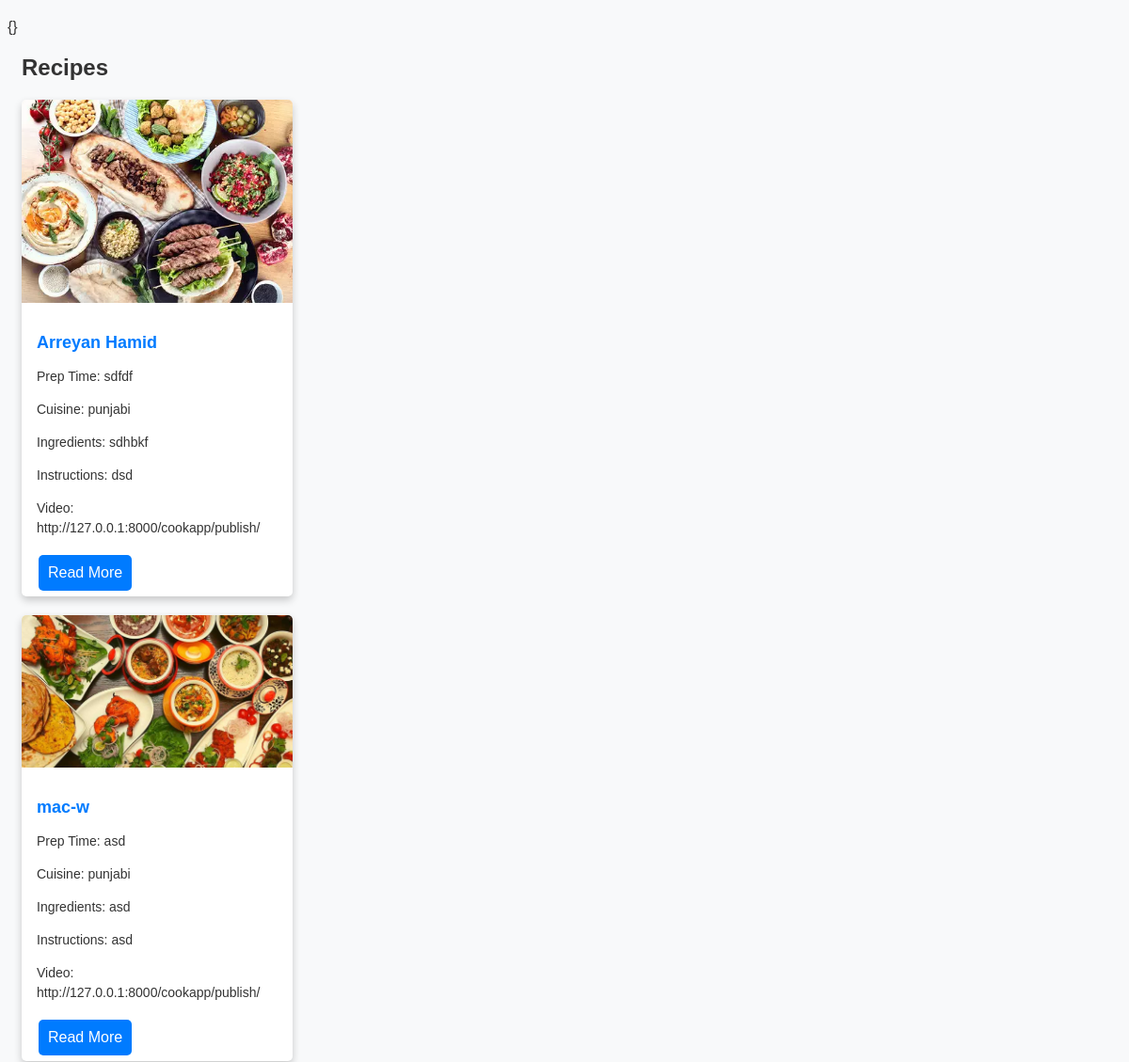
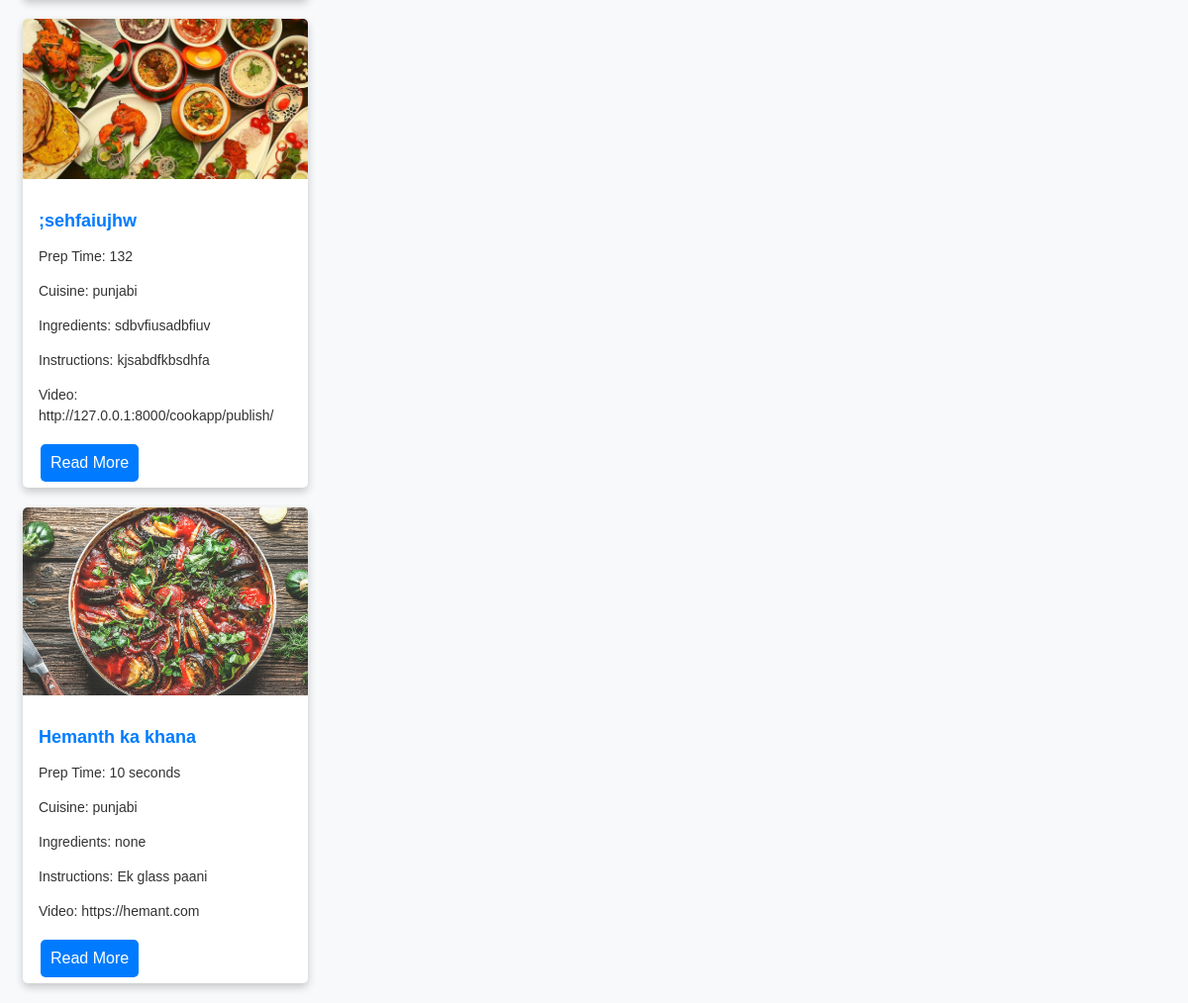
/cookapp/read/, run on the app's committed database (2 pictures, top to bottom).
### cookapp/models.py (models this page shows, shortened)
class Recipe(models.Model):
    name = models.CharField(max_length=255)
    video_link = models.URLField(blank=True, null=True)
    method = models.TextField()
    prep_time = models.CharField(max_length=100)
    ingredients = models.TextField()
    image = models.ImageField(upload_to='recipes/')
    cuisine = models.ForeignKey(Cuisine, on_delete=models.CASCADE)

class Cuisine(models.Model):
    name = models.CharField(max_length=100)

### cookapp/views.py (the view)
# urls.py: path('read/', views.read_recipes, name='read_recipes'),
def read_recipes(request):
    recipes = Recipe.objects.all()  # Fetch all recipes from the database
    return render(request, 'read_recipes.html', {'recipes': recipes})

### cookapp/templates/read_recipes.html (shortened to what this page needs)
{% load static %}
{% block content %}
<link rel="stylesheet" href="{% static 'css/read_recipes.css' %}">
<div class="container">
    <h2>Recipes</h2>
    <div class="row">
        {% for recipe in recipes %}
        <div class="col-md-4">
            <div class="card" style="width: 18rem;">
                {% if recipe.image %}
                <img src="{{ recipe.image.url }}" class="card-img-top" alt="{{ recipe.name }}">
                {% endif %}
                <div class="card-body">
                    <h5 class="card-title">{{ recipe.name }}</h5>
                    <p class="card-text">Prep Time: {{ recipe.prep_time }}</p>
                    <p class="card-text">Cuisine: {{ recipe.cuisine.name }}</p>
                    <p class="card-text">Ingredients: {{ recipe.ingredients }}</p>
                    <p class="card-text">Instructions: {{ recipe.method }}</p>
                    <p class="card-text">Video: {{ recipe.video_link }}</p>
                    <a href="#" class="btn btn-primary">Read More</a>
                </div>
            </div>
        </div>
        {% endfor %}
    </div>
</div>
{% endblock %}

### cookapp/static/css/read_recipes.css (style rules this page uses)
.container { max-width: 1200px; margin: auto; padding: 0 15px; }
.card { box-shadow: 0 4px 8px 0 rgba(0,0,0,0.2); transition: 0.3s; border-radius: 5px; margin-bottom: 20px; background-color: #fff; }
.card img { border-radius: 5px 5px 0 0; max-width: 100%; height: auto; }
.card-body { padding: 2px 16px; }
.card-title { font-size: 18px; margin-bottom: 15px; color: #007bff; }
.card-text { font-size: 14px; line-height: 1.5; }
.btn-primary { background-color: #007bff; border: none; padding: 10px; color: white; text-align: center; text-decoration: none; display: inline-block; font-size: 16px; margin: 4px 2px; transition: all 0.5s; cursor: pointer; border-radius: 5px; }

### data on the page
Recipe: image (picture), name "Arreyan Hamid", prep_time "sdfdf", cuisine.name "punjabi", ingredients "sdhbkf", method "dsd", video_link "http://127.0.0.1:8000/cookapp/publish/"
Recipe: image (picture), name "mac-w", prep_time "asd", cuisine.name "punjabi", ingredients "asd", method "asd", video_link "http://127.0.0.1:8000/cookapp/publish/"
Recipe: image (picture), name ";sehfaiujhw", prep_time "132", cuisine.name "punjabi", ingredients "sdbvfiusadbfiuv", method "kjsabdfkbsdhfa", video_link "http://127.0.0.1:8000/cookapp/publish/"
Recipe: image (picture), name "Hemanth ka khana", prep_time "10 seconds", cuisine.name "punjabi", ingredients "none", method "Ek glass paani", video_link "https://hemant.com"
